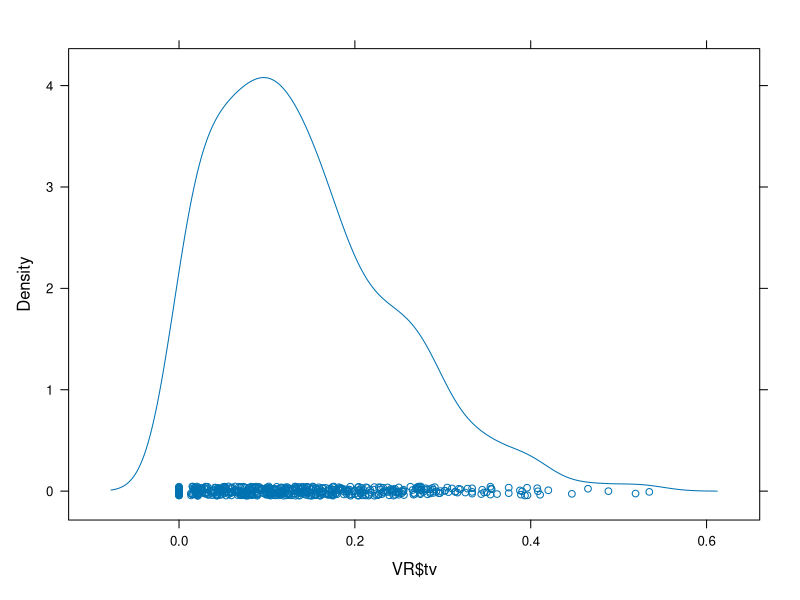
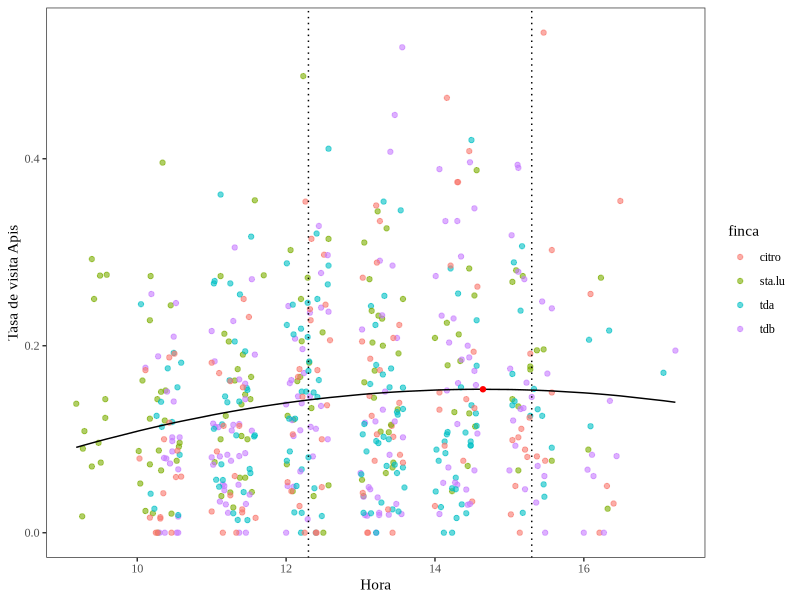
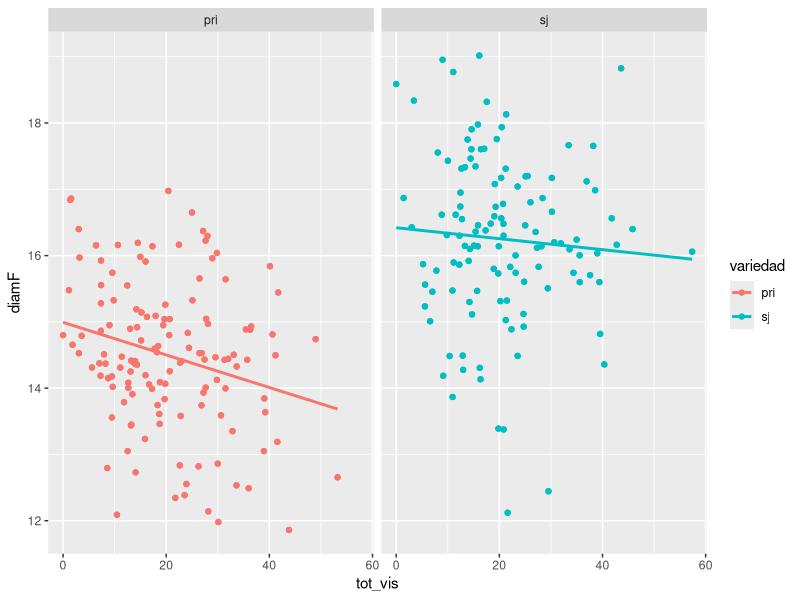
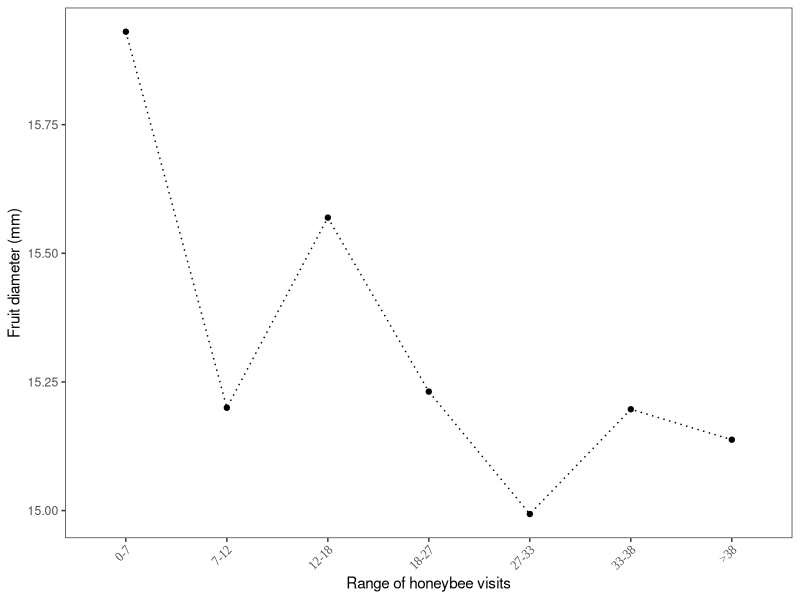
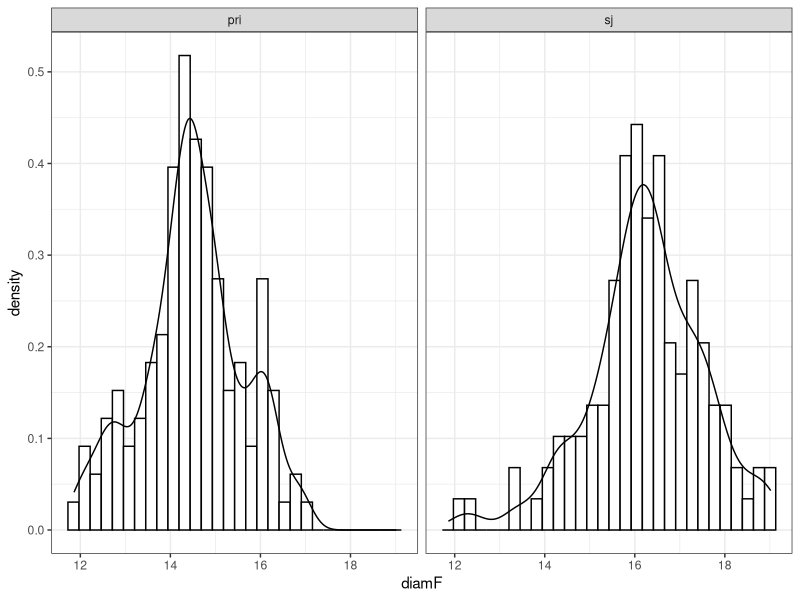

The R source for these figures, in order: (Note: this script raises an error after producing the figures.)
library(tidyverse)
library(magrittr)
library(lattice)

VR <- as_tibble(read.csv('censosPRI_SJ.csv', sep = ';', dec = ','))
fruit_quality <- as_tibble(read.csv('fruit_qualityPRI_SJ.csv', sep = ';', dec = ','))

VR$tv <- VR$a.mellifera.fv. / VR$no.flo

summary(VR$hora)

VR$hora2 <- VR$hora^2

densityplot(VR$tv)

acti_mod <- lm(tv ~ hora + hora2, data = VR)
summary(acti_mod)

VR$tv_sim <- -0.292878 + (VR$hora*0.060952) + (VR$hora2*-0.002081)

a <- coef(acti_mod)[[3]]
b <- coef(acti_mod)[[2]]

x_value <- -b/(2*a) # cantidad de polen que maximiza el tamano del fruto
y_value <- (a*(x_value)^2) + (b*x_value) + coef(acti_mod)[1] # as?nto

asintota <- data.frame(x = x_value, 
                       y = y_value)

VR |> 
  ggplot() +
  geom_point(aes(hora, tv, color = finca), alpha = 0.6) +
  geom_line(aes(hora, tv_sim)) +
  geom_point(data = asintota, aes(x, y), color = 'red') +
  theme_bw() +
  labs(x = 'Hora', y = 'Tasa de visita Apis') +
  theme(panel.grid = element_blank(),
        text = element_text(family = 'Times New Roman')) +
  geom_vline(xintercept = c(12.3, 15.3), linetype = 3)

VR <- VR[, c("fecha", "finca", "variedad", "lote",
             "planta", "no.flo", "a.mellifera.fv.")]

for (i in 1:(length(VR)-2)) VR[[i]] <- as.factor(VR[[i]])

VR$tv <- VR$a.mellifera.fv. / VR$no.flo

VR <- 
  VR |> 
  group_by(finca, variedad, lote, planta) |> 
  transmute(tv = mean(tv, na.rm = T))

fruit_quality <- 
  fruit_quality |> 
  group_by(finca, variedad, lote, planta) |> 
  transmute(diamF = mean(diamF, na.rm = T)) |> 
  unique()

for (i in 1:(length(fruit_quality) - 1)) fruit_quality[[i]] <- as.factor(fruit_quality[[i]])

VR$finca <- factor(VR$finca, labels = c('citro', 'sta.lu',
                                        'TDA', 'TDB'))
VR$lote <- factor(VR$lote, labels = paste('l', 1:6, sep = ''))

fruit_quality$lote <- factor(fruit_quality$lote, 
                             labels = paste('l', 1:6, sep = ''))

fruit_quality$planta <- factor(fruit_quality$planta, labels = 
                                 gsub('^(.*)(l)(.*)', '\\1\\3', 
                                      levels(fruit_quality$planta)))

VR$planta <- factor(VR$planta, labels = gsub('^(.*)(l)(.*)', '\\1\\3', 
                                             levels(VR$planta)))

lapply(VR[, -length(VR)], levels)

lapply(fruit_quality[, -length(fruit_quality)], levels)

VR$tot_vis <- VR$tv * 12 * 6  * 2
  
df <- 
  full_join(VR, fruit_quality, 
            by = c('finca', 'variedad', 'lote', 'planta'))

df |> 
  ggplot(aes(tot_vis, diamF, color = variedad)) +
  geom_point() +
  geom_smooth(method = 'lm', se = F) +
  facet_wrap(~variedad)

summary(df)

apply(df, 2, function(x) sum(is.na(x)))

df <- na.omit(df)

df$cat_poll <- 
  ifelse(df$tot_vis < 7, 'a 0-7', 
       ifelse(df$tot_vis > 7 & df$tot_vis < 12, 'b 7-12',
              ifelse(df$tot_vis > 12 & df$tot_vis < 18, 'c 12-18',
                     ifelse(df$tot_vis > 18 & df$tot_vis < 27, 'd 18-27', 
                            ifelse(df$tot_vis > 27 & df$tot_vis < 33, 'e 27-33',
                                   ifelse(df$tot_vis > 33 & df$tot_vis < 38, 'f 33-38', 'g >38'))))))

df %$% aggregate(diamF ~ cat_poll + variedad, FUN = mean)
df %$% aggregate(diamF ~ cat_poll + variedad, FUN = length)

df$cat_poll <- as.factor(df$cat_poll)

df$cat_poll <- factor(df$cat_poll, labels = gsub('^([a-z])(.)(.*)$', 
                                                 '\\3', levels(df$cat_poll)))

df |> 
  ggplot(aes(cat_poll, diamF)) +
  stat_summary(fun = 'mean', geom = 'point', 
               position = position_dodge(width = 0.3)) +
  stat_summary(fun.data = mean_cl_boot, geom = 'errorbar',
               position = position_dodge(width = 0.3), 
               width = 0.1) +
  stat_summary(aes(group = 1), fun = 'mean', geom = 'line', 
               position = position_dodge(width = 0.3), linetype = 3) +
  #facet_wrap(~variedad, scales = 'free_y') +
  theme_bw() +
  labs(x = 'Range of honeybee visits', y = 'Fruit diameter (mm)') +
  theme(panel.grid = element_blank(),
        axis.text.x = element_text(family = 'Times New Roman', angle = 45,
                                   hjust = 1, vjust = 1))
quantile(df[df$cat_poll == '>38',]$tot_vis)



# ====== bayes models =====

paquetes <- c("ggplot2","fitdistrplus","brms",
              "future","GGally",  "ggeffects",
              "performance", "cowplot",
              "ggdist", "arm", "DHARMa","qqplotr",
              "reshape2", "bayesplot", "parallel", 
              "doBy","ggbreak", "ggridges", "ggdist",
              "pROC", 'tidyverse', 'magrittr', 'readxl', 
              'magrittr', 'tidyverse', 'lattice', 'qqplotr', 'DHARMa',
              'ggfortify') 


for (i in 1:length(paquetes)) require(paquetes[[i]], character.only = T) 


df |> 
  ggplot(aes(diamF)) +
  geom_histogram(aes(y = after_stat(density)), 
                 color = 'black', fill = 'white') +
  geom_density() +
  facet_wrap(~variedad) +
  theme_bw()

df$tot_vis1 <- as.vector(scale(df$tot_vis, center = T, scale = T))

modelo <- bf(diamF ~ tot_vis1:variedad + (1|lote/finca))
modelo <- bf(diamF ~ tot_vis:variedad + (1|lote/finca))

get_prior(modelo, data = df, fammily = gaussian)

#plot(density(rnorm(1000, mean = 15, sd = 1)))

prior_modelo <- c(set_prior('normal(0, 2)', class = 'b'),
                  set_prior('normal(14, 2)', class = 'Intercept'),
                  set_prior('normal(0, 1)', class = 'sd', coef = 'Intercept', 
                            group = 'lote:finca'),
                  set_prior('normal(0, 1)', class = 'sd', coef = 'Intercept', 
                            group = 'lote'))

mod_fru <- brm(formula = modelo, data = df, family = gaussian,
               prior = prior_modelo,
               warmup = 1500, future = T, chains = 3, iter = 10000, thin = 3)

summary(mod_fru)

mcmc_dens_overlay(mod_fru, regex_pars = c("^b"))

mcmc_trace(mod_fru, regex_pars = '^b')

mcmc_acf(mod_fru, regex_pars = '^b')

post_fru <- as_draws_df(mod_fru)[, 2:3]

post_fru <- gather(post_fru)

post_fru$key <- as.factor(post_fru$key)

post_fru$key <- factor(post_fru$key, labels = c('Primadonna',
                                                'San Joaquin'))

post_fru |> 
  filter(post_fru$key != 'Intercept') |> 
  ggplot() +
  geom_density(aes(value)) +
  facet_wrap(~key, scales = 'free_x') +
  labs(x = expression(beta[1]), y = "Density")
  
pp_image <- pp_check(mod_fru, ndraws = 1000)

pp_image <- pp_image$data

pp_image <- pp_image[pp_image$rep_label != 'italic(y)',]

ggplot() +
  geom_density(data = pp_image, 
               mapping = aes(x = value, color = rep_label),
               alpha = 0.2, size = 0.1) +
  geom_density(data = df, aes(diamF), color = 'red') +
  theme_bw() +
  scale_color_manual(values = rep('black', nrow(pp_image))) +
  labs(x = 'Fruir size (mm)') +
  theme(legend.position = 'none',
        panel.grid = element_blank(),
        text = element_text(family = 'Times New Roman'))


post_pred_image <- predict(mod_fru, ndraws = 1000, summary = F)

q_resP1M1 <- createDHARMa(simulatedResponse = t(post_pred_image),
                          observedResponse = na.omit(df$diamF),
                          fittedPredictedResponse = apply(post_pred_image, 2, median),
                          integerResponse = T)

res_m1p1 <- qnorm(residuals(q_resP1M1))

res_m1p1 <- cbind(res = res_m1p1,
                  x = na.omit(df),
                  fitted = fitted(mod_fru, ndraws = 1000)[, 1],
                  pareto = loo(mod_fru, pointwise = T)$diagnostics$pareto_k)

apply(df, 2, function(x) sum(is.na(x)))

res_m1p1 |> 
  ggplot(aes(fitted, res)) +
  geom_point(color = 'cyan4', alpha = 0.4) +
  geom_hline(yintercept = 0, color = 'cyan4', linetype = 3) +
  labs(x = 'Valores ajustados',
       y = 'Residuales') +
  theme_bw() +
  theme(panel.grid = element_blank(),
        title = element_text(size = 11),
        text = element_text(size = 10, family = 'Times New Roman'))


res_m1p1 |> 
  ggplot(aes(sample = res)) +
  stat_qq_line(color = 'cyan4') +
  stat_qq_band(alpha = 0.4, fill = 'cyan4') +
  stat_qq_point(color = 'tan1') +
  labs(x = 'Cuantiles te?ricos',
       y = 'Cuantiles emp?ricos') +
  theme_bw() +
  theme(panel.grid = element_blank(),
        title = element_text(size = 11),
        text = element_text(size = 10, family = 'Times New Roman'))


res_m1p1 |> 
  ggplot(aes(variedad, res)) +
  geom_boxplot() +
  geom_hline(yintercept = 0, color = 'cyan4', linetype = 3) +
  labs(x = 'Valores ajustados',
       y = 'Residuales') +
  theme_bw() +
  theme(panel.grid = element_blank(),
        title = element_text(size = 11),
        text = element_text(size = 10, family = 'Times New Roman'))


# ===== modelo probabilidad entre intervalos =====

df
modelo <- bf(diamF ~ cat_poll:variedad + (1|lote/finca))

get_prior(modelo, data = df, fammily = gaussian)

#plot(density(rnorm(1000, mean = 15, sd = 1)))

prior_modelo <- c(set_prior('normal(14, 2)', class = 'b'),
                  set_prior('normal(14, 2)', class = 'Intercept'),
                  set_prior('normal(0, 1)', class = 'sd', coef = 'Intercept', 
                            group = 'lote:finca'),
                  set_prior('normal(0, 1)', class = 'sd', coef = 'Intercept', 
                            group = 'lote'))

mod_fru <- brm(formula = modelo, data = df, family = gaussian,
               prior = prior_modelo,
               warmup = 1500, future = T, chains = 3, iter = 10000, thin = 3)

summary(mod_fru)


post_fru <- as_draws_df(mod_fru)[,2:15]

post_fru <- gather(post_fru)

post_fru$variedad <- gsub('^(.*)(:)(variedad)(.*)$', '\\4', post_fru$key)
post_fru$cat_fru <- gsub('(b_cat_poll)(.*)(:)(.*)', '\\2', post_fru$key)

post_fru$cat_fru <- as.factor(post_fru$cat_fru)
post_fru$cat_fru <- factor(post_fru$cat_fru, labels = c(">38", "0-7", "12-18", 
                                      "18-27", "27-33", "33-38", "7-12" ))

post_fru$cat_fru <- factor(post_fru$cat_fru, 
                           levels = c("0-7", "7-12", "12-18", 
                                      "18-27", "27-33", 
                                      "33-38", ">38"))

levels(post_fru$cat_fru)

post_fru$variedad <- as.factor(post_fru$variedad)

levels(post_fru$variedad)

post_fru$variedad <- factor(post_fru$variedad, labels = c('Primadonna',
                                                'San Joaquin'))

post_fru |> 
  ggplot() +
  geom_density(aes(value, color = cat_fru, 
                   fill = cat_fru), alpha = 0.2) +
  facet_wrap(~variedad, scales = 'free_x') +
  labs(x = expression(beta[1]), y = "Density") +
  theme_bw() +
  theme(panel.grid = element_blank())

pp_image <- pp_check(mod_fru, ndraws = 1000)

pp_image <- pp_image$data

pp_image <- pp_image[pp_image$rep_label != 'italic(y)',]

ggplot() +
  geom_density(data = pp_image, 
               mapping = aes(x = value, color = rep_label),
               alpha = 0.2, size = 0.1) +
  geom_density(data = df, aes(diamF), color = 'red') +
  theme_bw() +
  scale_color_manual(values = rep('black', nrow(pp_image))) +
  labs(x = 'Fruir size (mm)') +
  theme(legend.position = 'none',
        panel.grid = element_blank(),
        text = element_text(family = 'Times New Roman'))

library(ggridges)

post_fru |> 
  filter(variedad == 'Primadonna') |> 
  ggplot(aes(value, cat_fru, fill = factor(after_stat(quantile)))) +
  #geom_density_ridges_gradient() +
  #facet_wrap(~variedad, scales = 'free_x') +
  #scale_fill_viridis_c(name = 'Fruis size') +
  stat_density_ridges(
    geom = "density_ridges_gradient", calc_ecdf = F,
    quantiles = c(0.025, 0.5, 0.975), quantile_lines = TRUE,
    alpha = 0.6
  ) +
  scale_fill_manual(values = c('red', 'gray', 'gray', 'red')) +
  labs(x = expression(mu['Fruit diameter']), y = 'Total honeybee visits') +
  theme_bw() + 
  theme(panel.grid = element_blank(),
        legend.position = 'none',
        text = element_text(family = 'Times New Roman'))
  

post_fru |> 
  group_by(variedad, cat_fru) |> 
  transmute(CI1 = quantile(value, probs = 0.025),
            CI2 = quantile(value, probs = 0.975),
            mu = median(value)) |> 
  unique() |> 
  ggplot() +
    geom_errorbar(aes(ymin = CI1, 
                    ymax = CI2, 
                    x = cat_fru), width = 0.2) +
  stat_summary(aes(group = 1, y = mu, x = cat_fru), fun = 'mean', 
               geom = 'line', position = 
                 position_dodge(), linetype = 3) +
  geom_point(aes(cat_fru, mu), color = 'red') +
  facet_wrap(~variedad) +
  labs(y = expression(mu['Fruit diameter']), x = 'Total honeybee visits') +
  theme_bw() + 
  theme(panel.grid = element_blank(),
        legend.position = 'none',
        text = element_text(family = 'Times New Roman'))

  

prim <- 
  split(post_fru[post_fru$variedad == "Primadonna",], 
      list(post_fru$variedad, post_fru$cat_fru))

prim <- prim[unlist(lapply(prim, FUN = nrow), use.names = F) != 0]

perc_probs <- function(x1, x2, menor_que = T) {
  if (menor_que == T) {
    return((sum(x1 <= mean(x2)) / length(x1)))
  } else {
    return(sum(x1 >= mean(x2)) / length(x1))
  }
}

prim <- tibble(vis = levels(post_fru$cat_fru),
       probs = sapply(prim, FUN = 
                        function(x) {
                          perc_probs(x$value,
                                     prim$`Primadonna.0-7`$value, menor_que = T)
                        }, USE.NAMES = F)) 

prim$vis <- as.factor(prim$vis)
prim$vis <- factor(prim$vis, levels = levels(post_fru$cat_fru))

prim |> 
  ggplot(aes(vis, probs)) +
  geom_line(aes(group = 1), linetype = 3) +
  geom_point() +
  labs(y = 'Probability of fruit decrease', x = 'Total honeybee visits') +
  theme_bw() + 
  theme(panel.grid = element_blank(),
        legend.position = 'none',
        text = element_text(family = 'Times New Roman'))


sanJ <- 
  split(post_fru[post_fru$variedad == "San Joaquin",], 
        list(post_fru$variedad, post_fru$cat_fru))

sanJ <- sanJ[unlist(lapply(sanJ, FUN = nrow), use.names = F) != 0]


sanJ <- tibble(vis = levels(post_fru$cat_fru),
               probs = sapply(sanJ, FUN = 
                                function(x) {
                                  perc_probs(x$value,
                                             sanJ$`Primadonna.0-7`$value, menor_que = T)
                                }, USE.NAMES = F)) 

sanJ$vis <- as.factor(sanJ$vis)
sanJ$vis <- factor(sanJ$vis, levels = levels(post_fru$cat_fru))

sanJ |> 
  ggplot(aes(vis, probs)) +
  geom_line(aes(group = 1), linetype = 3) +
  geom_point() +
  labs(y = 'Probability of fruit decrease', x = 'Total honeybee visits') +
  theme_bw() + 
  theme(panel.grid = element_blank(),
        legend.position = 'none',
        text = element_text(family = 'Times New Roman'))


